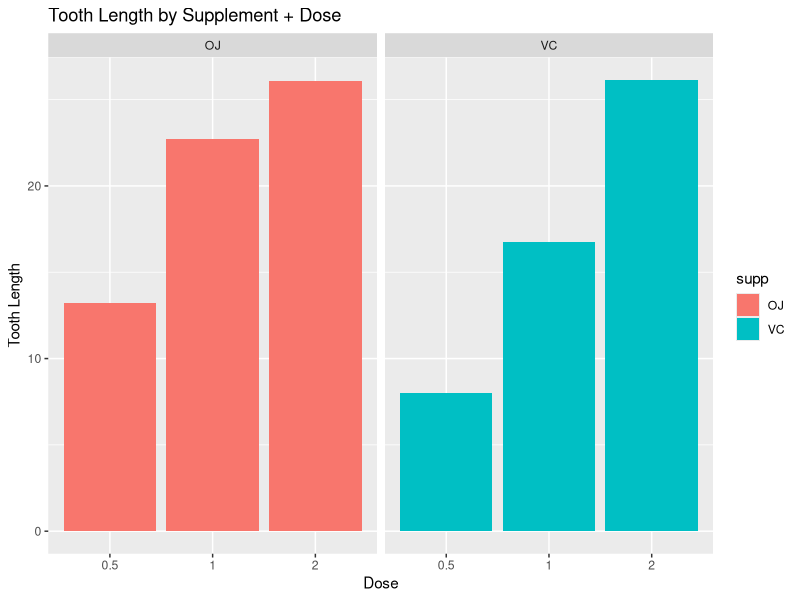

Generate this figure with R: (Note: this script raises an error after producing the figure.)
## ---- chunk 1
library(datasets)
library(ggplot2)
library(dplyr)
library(reshape2)

data("ToothGrowth")
## ---- chunk 2
summary(ToothGrowth)

mean_supp_dose <- dcast(melt(ToothGrowth, id=c("supp", "dose"), 
                               measure.vars = "len"), 
                        supp+dose ~ variable, mean)
mean_supp_dose
## ---- chunk 3

  
  g <- ggplot(mean_supp_dose, aes(x=factor(dose), 
                                  y=len, 
                                  group=supp, 
                                  fill=supp)) + 
    geom_bar(stat="identity") + 
    facet_grid(. ~ supp) + 
    labs(x="Dose") +
    labs(y="Tooth Length") +
    labs(title="Tooth Length by Supplement + Dose ")
    
  print(g)
## ---- chunk 4
  rbind(
    c(0.5, t.test(len ~ supp, paired=FALSE, var.equal=FALSE, 
                  data=subset(ToothGrowth, dose==0.5))$conf),
    c(1.0, t.test(len ~ supp, paired=FALSE, var.equal=FALSE, 
                  data=subset(ToothGrowth, dose==1.0))$conf),
    c(2.0, t.test(len ~ supp, paired=FALSE, var.equal=FALSE, 
                  data=subset(ToothGrowth, dose==2.0))$conf)
  )
## ---- chunk 5
ret <- matrix(nrow=0, ncol=5)
  for (supp_ in c("VC", "OJ")){
    ret <- rbind(
        ret,
        c(supp_,
          0.5,
          1.0,
          t.test(subset(ToothGrowth, dose==1.0 & supp==supp_)$len, 
                 subset(ToothGrowth, dose==0.5 & supp==supp_)$len, 
                 var.equal = FALSE)$conf),
        c(supp_,
          1.0,
          2.0,
          t.test(subset(ToothGrowth, dose==2.0 & supp==supp_)$len, 
                 subset(ToothGrowth, dose==1.0 & supp==supp_)$len, 
                 var.equal = FALSE)$conf)
      )
  }
ret  
